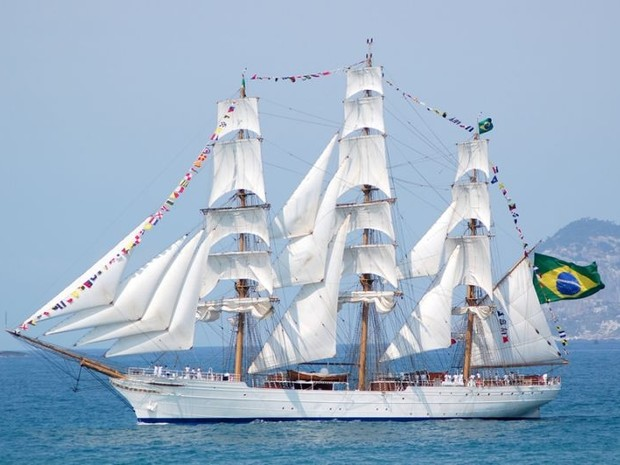
#> input picture lista_1/veleiro.jpg, 620 x 465 px; the run also reads 2 pictures not shown here
$ jupyter execute funcoes.ipynb
#> lines starting #> are read from the running program, lines starting #| are printed output that depends on the picture
[cell 1]
import cv2 as cv
import matplotlib.pyplot as plt
import numpy as np

[cell 2]
cisne_branco = cv.imread("veleiro.jpg")
#> cisne_branco is the input picture: shape (465, 620, 3); mean B, G, R 198.1, 177.4, 156.6
cisne_branco_norm = cisne_branco / 255

[cell 3]
plt.imshow(cisne_branco[:,:,::-1])

[cell 4]
pc = cv.imread("PoucoContraste.png")
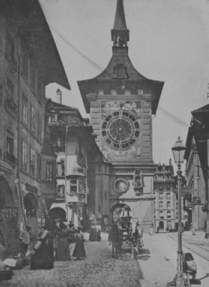
#> input picture lista_1/PoucoContraste.png, 209 x 287 px
#> pc is the input picture: shape (287, 209, 3); min 55, max 180, mean 119
pc = pc/255

# 1. Alterando Brilho e Contraste

[cell 5]
def brigthness_contrast_modifier(img, alpha: float, beta: float = None):

#> called with alpha = -0.3, beta = 0.8
    if -1<= alpha <= 1:
        imagem = img + alpha

    if beta:
        if 0 <= beta <= 1:
            if len(imagem.shape) > 2:
                for i in range(imagem.shape[2]):
                    chanel = imagem[:, :, i]
                    chanel = beta * (chanel - np.mean(chanel)) + np.mean(chanel)
                    imagem[:, :,i] =  chanel
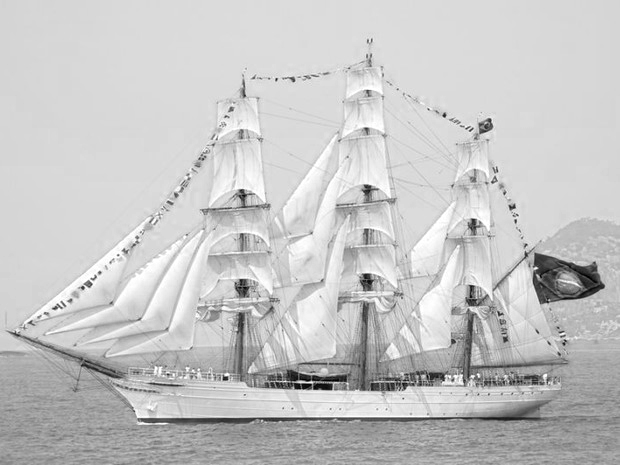
#> chanel: shape (465, 620) float64; min -0.145, max 0.655, mean 0.477; drawn with min black and max white
            else:
                imagem = beta * (imagem - np.mean(imagem)) + np.mean(imagem)

    imagem = np.clip(imagem, 0, 1)
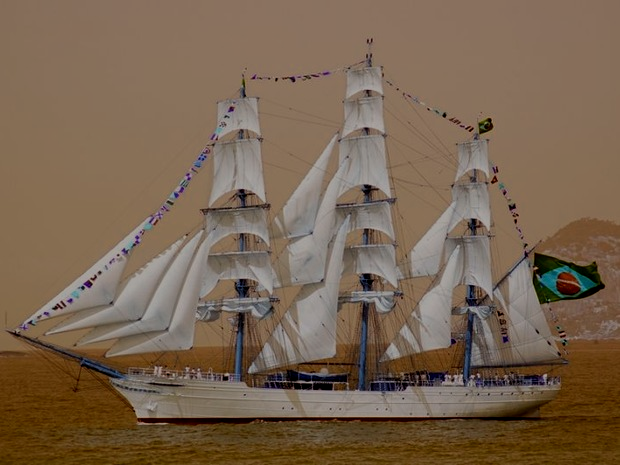
#> imagem: shape (465, 620, 3) float64; mean of channels 0, 1, 2 0.317, 0.396, 0.477; drawn as B, G, R
    return imagem

[cell 6]
im = brigthness_contrast_modifier(cisne_branco_norm[:, :, ::-1], -0.3, 0.8)
plt.imshow(im)

# 2. Histograma

[cell 7]
def plotar_comparativo_modifier(img, alpha: float, beta: float, imagem_normalizada: bool = False):

    fig, ax = plt.subplots(3, 3, figsize = (15, 15))

    img_luminancia_alt = brigthness_contrast_modifier(img, alpha= alpha, beta= 1)
#> after the loop in brigthness_contrast_modifier (call 2), `for i in range(imagem.shape[2]):`: imagem: shape (465, 620, 3) float64; mean B, G, R 0.977, 0.896, 0.814
    img_contraste_alt = brigthness_contrast_modifier(img, alpha= 0, beta= beta)
#> call 3 of brigthness_contrast_modifier, with alpha = 0, beta = 0.5
#> after the loop in brigthness_contrast_modifier (call 3), `for i in range(imagem.shape[2]):`:
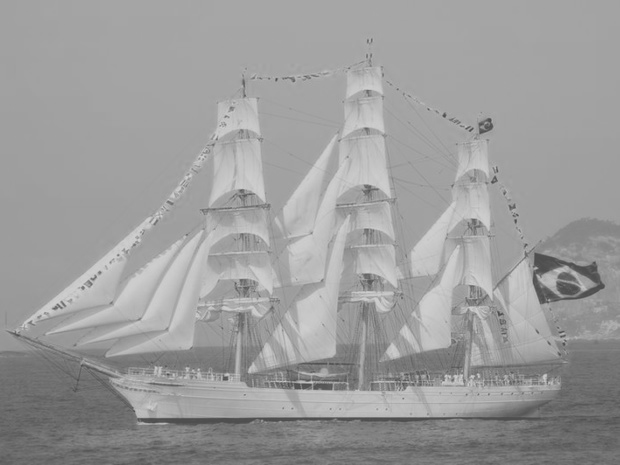
#> chanel: shape (465, 620) float64; min 0.307, max 0.807, mean 0.614
#> after the loop in brigthness_contrast_modifier (call 3), `for i in range(imagem.shape[2]):`:
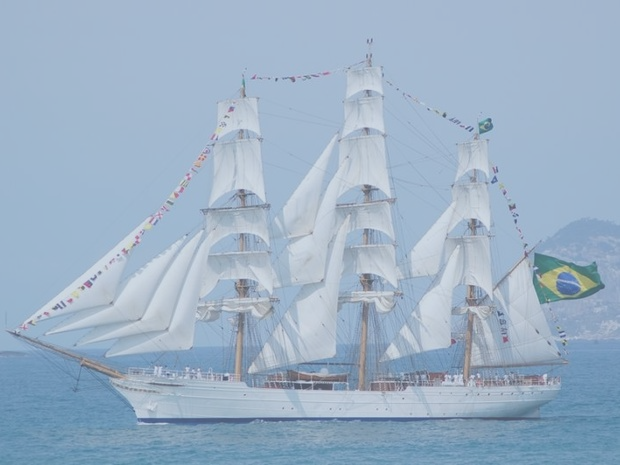
#> imagem: shape (465, 620, 3) float64; mean B, G, R 0.777, 0.696, 0.614

    b, g, r = cv.split(img)
    b1, g1, r1 = cv.split(img_luminancia_alt)
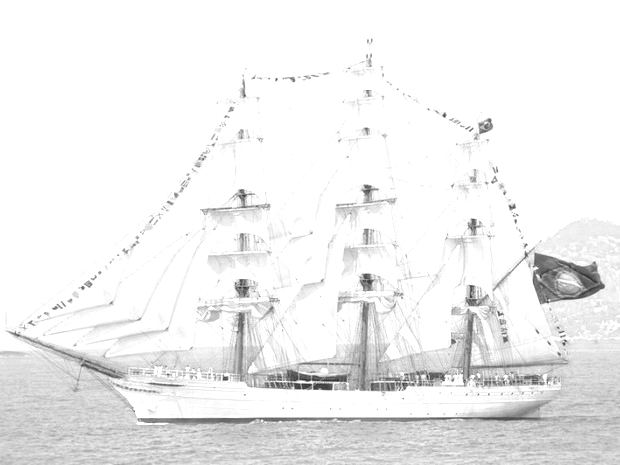
#> b1: shape (465, 620) float64; min 0.2, max 1, mean 0.939
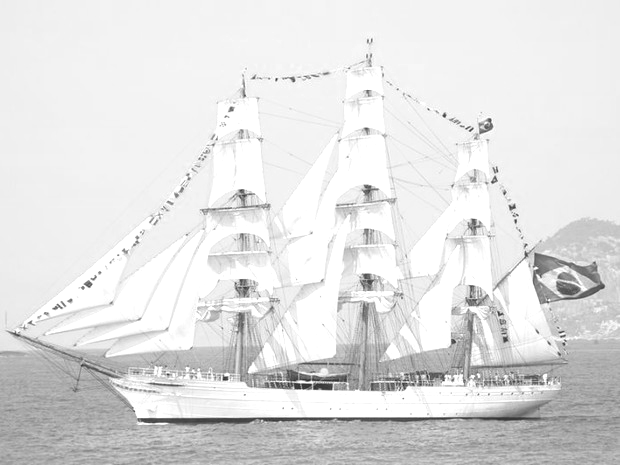
#> g1: shape (465, 620) float64; min 0.2, max 1, mean 0.882
    b2, g2, r2 = cv.split(img_contraste_alt)

    chanels = [(b, g, r), (b1, g1, r1), (b2, g2, r2)]

    titles = ["Normal", f"Luminância (alpha = {alpha})", f"Constraste (beta = {beta})"]
    chanel_names = ["Azul", "Verde", "Vermelho"]


    for i in range(len(chanels)):
        for j in range(len(chanels[i])):
            if j == 0:
                ax[i,j].hist(chanels[i][j].flatten(), bins= 50, color= "blue", alpha=0.5)
                ax[i,j].set_title(titles[i])
            elif j == 1:
                ax[i,j].hist(chanels[i][j].flatten(), bins= 50, color= "green", alpha=0.5)
                ax[i,j].set_title(titles[i])
            elif j == 2:
                ax[i,j].hist(chanels[i][j].flatten(), bins= 50, color= "red", alpha=0.5)
                ax[i,j].set_title(titles[i])

            if imagem_normalizada:
                ax[i,j].set_xlim(0,1)
            else:
                ax[i,j].set_xlim(0,255)
#> this loop made 3 passes

    fig.suptitle("brightness_contrast_modifier", fontsize=16)
    plt.show()
#> figure, not shown here; panel 1: tallest bar 90768 high, from x = 0.84 to 0.86; panel 2: tallest bar 84853 high, from x = 0.74 to 0.76; panel 3: tallest bar 48333 high, from x = 0.66 to 0.68; panel 4: tallest bar 193071 high, from x = 0.984 to 1

[cell 8]
def plotar_comparativo_opencv(img, alpha: float, beta: float, imagem_normalizada: bool = False):

#> called with alpha = 1.4, beta = 50, imagem_normalizada = False
    fig, ax = plt.subplots(3, 3, figsize = (15, 15))

    img_luminancia_alt = cv.convertScaleAbs(img, alpha= 1, beta= beta)
    img_contraste_alt = cv.convertScaleAbs(img, alpha= alpha, beta= 0)
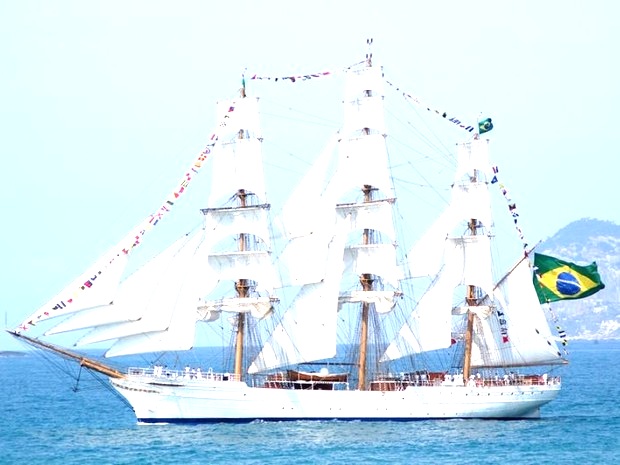
#> img_contraste_alt: shape (465, 620, 3); mean B, G, R 242.4, 232.3, 209.5

    b, g, r = cv.split(img)
    b1, g1, r1 = cv.split(img_luminancia_alt)
    b2, g2, r2 = cv.split(img_contraste_alt)
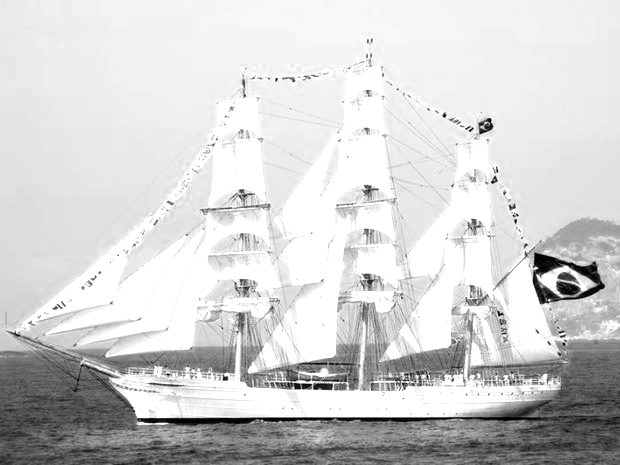
#> r2: shape (465, 620); min 0, max 255, mean 209.5


    chanels = [(b, g, r), (b1, g1, r1), (b2, g2, r2)]

    titles = ["Normal", f"Luminância (beta = {beta})", f"Constraste (alpha = {alpha})"]
    chanel_names = ["Azul", "Verde", "Vermelho"]


    for i in range(len(chanels)):
        for j in range(len(chanels[i])):
            if j == 0:
                ax[i,j].hist(chanels[i][j].flatten(), bins= 50, color= "blue", alpha=0.5)
                ax[i,j].set_title(titles[i])
            elif j == 1:
                ax[i,j].hist(chanels[i][j].flatten(), bins= 50, color= "green", alpha=0.5)
                ax[i,j].set_title(titles[i])
            elif j == 2:
                ax[i,j].hist(chanels[i][j].flatten(), bins= 50, color= "red", alpha=0.5)
                ax[i,j].set_title(titles[i])

            if imagem_normalizada:
                ax[i,j].set_xlim(0,1)
            else:
                ax[i,j].set_xlim(0,255)

    fig.suptitle("convertScaleAbs", fontsize=16)
    plt.show()
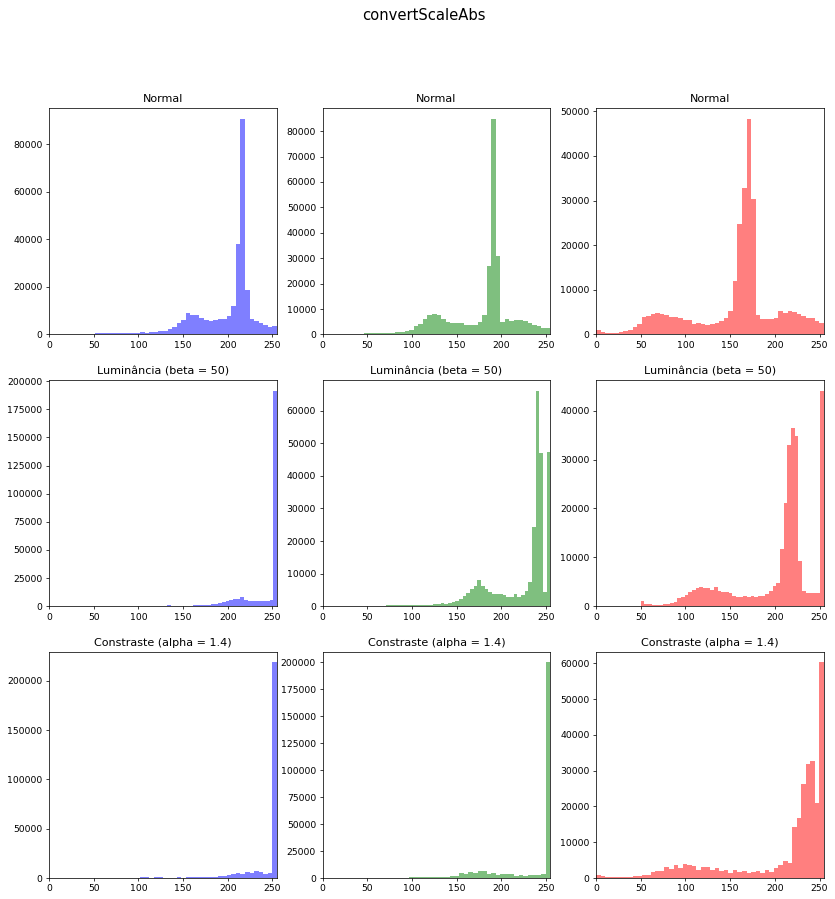
#> figure drawn by matplotlib, 9 panels; panel 1: tallest bar 90768 high, from x = 214.2 to 219.3; panel 2: tallest bar 84853 high, from x = 188.7 to 193.8; panel 3: tallest bar 48333 high, from x = 168.3 to 173.4; panel 4: tallest bar 191602 high, from x = 250.9 to 255

[cell 9]
plotar_comparativo_modifier(cisne_branco_norm, alpha= 0.2, beta= 0.5, imagem_normalizada= True)

[cell 10]
plotar_comparativo_opencv(cisne_branco, alpha= 1.4, beta= 50)

A função `brigthness_contrast_modifier` não implementa o mesmo conceito que a função `cv.convertScaleAbs` ao alterar o contraste, podemos perceber isso pelos gráficos, enquanto a nossa função parece achatar os valores dos nosso pixels em torno da média, a função do opencv apenas aumenta os seus valores. Isso se deve por conta da lógica de cálculo da função deles, cada pixel é calculado como: pixel = pixel * alpha + beta.

# 3. Cores

[cell 11]
def proj_EscLin(img, imagem_normalizada: bool = False):
#> called with imagem_normalizada = False
    imagem = img.astype(np.float32)
    b, g, r = cv.split(imagem)

    Y = r * 0.299 + g * 0.587 + b * 0.114

    k = np.mean(Y)/Y

    imagem_proj = cv.merge((b*k, g*k, r*k))

    if imagem_normalizada:
        result = np.clip(imagem_proj, 0, 1)
    else:
        result = np.clip(imagem_proj, 0, 255).astype(np.uint8)


    return result

[cell 12]
im_proj_EscLin = proj_EscLin(cisne_branco)
plt.imshow(im_proj_EscLin[:, :, ::-1])

[cell 13]
def proj_Ort(img, imagem_normalizada: bool = False):
    imagem = img.astype(np.float32)
    b, g, r = cv.split(imagem)

    Y = r * 0.299 + g * 0.587 + b * 0.114
    w = np.array([0.299, 0.587, 0.114])

    t = (np.mean(Y) - Y)/(w@w)

    imagem_proj = cv.merge((b + t*0.114, g + t*0.587, r + t*0.114))

    if imagem_normalizada:
        result = np.clip(imagem_proj, 0, 1)
    else:
        result = np.clip(imagem_proj, 0, 255).astype(np.uint8)


    return result

[cell 14]
im_proj_Ort = proj_Ort(cisne_branco)
plt.imshow(im_proj_Ort[:, :, ::-1])

[cell 15]
def plotar_comparativo(img_1, img_2, imagem_normalizada: bool = False):

#> called with imagem_normalizada = False
    fig, ax = plt.subplots(2, 3, figsize = (15, 10))

    b1, g1, r1 = cv.split(img_1)
    b2, g2, r2 = cv.split(img_2)

    chanels = [(b1, g1, r1), (b2, g2, r2)]

    titles = ["Imagem 1", "Imagem 2"]


    for i in range(len(chanels)):
        for j in range(len(chanels[i])):
            if j == 0:
                ax[i,j].hist(chanels[i][j].flatten(), bins= 50, color= "blue", alpha=0.5)
                ax[i,j].set_title(titles[i])
            elif j == 1:
                ax[i,j].hist(chanels[i][j].flatten(), bins= 50, color= "green", alpha=0.5)
                ax[i,j].set_title(titles[i])
            elif j == 2:
                ax[i,j].hist(chanels[i][j].flatten(), bins= 50, color= "red", alpha=0.5)
                ax[i,j].set_title(titles[i])

            if imagem_normalizada:
                ax[i,j].set_xlim(0,1)
            else:
                ax[i,j].set_xlim(0,255)
#> this loop made 2 passes

    plt.show()

[cell 16]
plotar_comparativo(cisne_branco, im_proj_EscLin)

[cell 17]
plotar_comparativo(cisne_branco, im_proj_Ort)
#> the loop in plotar_comparativo (call 2), `for i in range(len(chanels)):` made 2 passes

# 4. Filtros

[cell 18]
aviao = cv.imread("embraer_kc390.jpg", 0)
plt.imshow(aviao, cmap= "gray")

[cell 19]
def aplicar_filtro(img, filtro):
    resultado = cv.filter2D(img, cv.CV_64F,  filtro)
    resultado = np.absolute(resultado)
    resultado = np.clip(resultado, 0, 255)
    return resultado.astype(np.uint8)

[cell 20]
f_const = np.ones((15,15), dtype = np.float32) / 225

[cell 21]
aviao_blur = aplicar_filtro(aviao, f_const)
plt.imshow(aviao_blur, cmap= "gray")

[cell 22]
der_horizontal = np.array([-1, 0, 1], dtype= np.float32)
aviao_der_h = aplicar_filtro(aviao, der_horizontal)
plt.imshow(aviao_der_h, cmap= "gray")

[cell 23]
aviao_der_v = aplicar_filtro(aviao, np.transpose(der_horizontal))
plt.imshow(aviao_der_h, cmap= "gray")

[cell 24]
sobel_h = np.array([[-1, 0, 1], [-2, 0, 2], [-1, 0, 1]], dtype= np.float32)
aviao_sobel_h = aplicar_filtro(aviao, sobel_h)
plt.imshow(cv.convertScaleAbs(aviao_sobel_h), cmap= "gray")

[cell 25]
aviao_sobel_v = aplicar_filtro(aviao, np.transpose(sobel_h))
plt.imshow(cv.convertScaleAbs(aviao_sobel_v), cmap= "gray")

[cell 26]
gradiente = np.sqrt(aviao_sobel_h^2 + aviao_sobel_v^2)

[cell 27]
plt.imshow(gradiente, cmap= "gray")

[cell 28]
aviao_sobel_comb = cv.addWeighted(aviao_sobel_h, 0.5, aviao_der_v, 0.5, 0)
plt.imshow(cv.convertScaleAbs(aviao_sobel_comb), cmap= "gray")

[cell 29]
gaussian_matriz = cv.getGaussianKernel(5, np.sqrt(2))
aviao_gaussian = aplicar_filtro(aviao, gaussian_matriz)
plt.imshow(aviao_gaussian, cmap= "gray")

[cell 30]
xadrez = cv.imread("xadrez.jpg", 0)
plt.imshow(xadrez, cmap= "gray")

[cell 31]
xadrez_sobel_v = aplicar_filtro(xadrez, np.transpose(sobel_h))
plt.imshow(xadrez_sobel_v, cmap= "gray")

[cell 32]
xadrez_sobel_h = aplicar_filtro(xadrez, sobel_h)
plt.imshow(xadrez_sobel_h, cmap= "gray")

[cell 33]
xadrez_gaussian = aplicar_filtro(xadrez, gaussian_matriz)
plt.imshow(xadrez_gaussian, cmap= "gray")

# 5. Redução de dimensão

[cell 34]
def aplicar_redução_dim(img, step_x, step_y):
    imagem = img[::step_y, ::step_x]
    return imagem

[cell 35]
img_red = aplicar_redução_dim(aviao, 2, 2)
plt.imshow(img_red, cmap= "gray")

[cell 36]
aviao_suavizado = cv.GaussianBlur(aviao, (5,5), 0)
aviao_suavizado_red = aplicar_redução_dim(aviao_suavizado, 6, 6)
plt.imshow(aviao_suavizado_red, cmap= "gray")

# 6. Extra

## Too much noise

[cell 37]
def gerarRuidoGaussiano(img, imagem_normalizada: bool = False):
    ruido = np.random.normal(0, 1, size= (img.shape))

    if imagem_normalizada:
        imagem = img + ruido
        imagem = np.clip(imagem, 0, 1)

    else:
        imagem = img + ruido*255
        imagem = np.clip(imagem, 0, 255)

    return imagem

[cell 38]
aviao_ruido = gerarRuidoGaussiano(aviao)
plt.imshow(aviao_ruido, cmap= "gray")

[cell 39]
xadrez_ruido = gerarRuidoGaussiano(xadrez)
